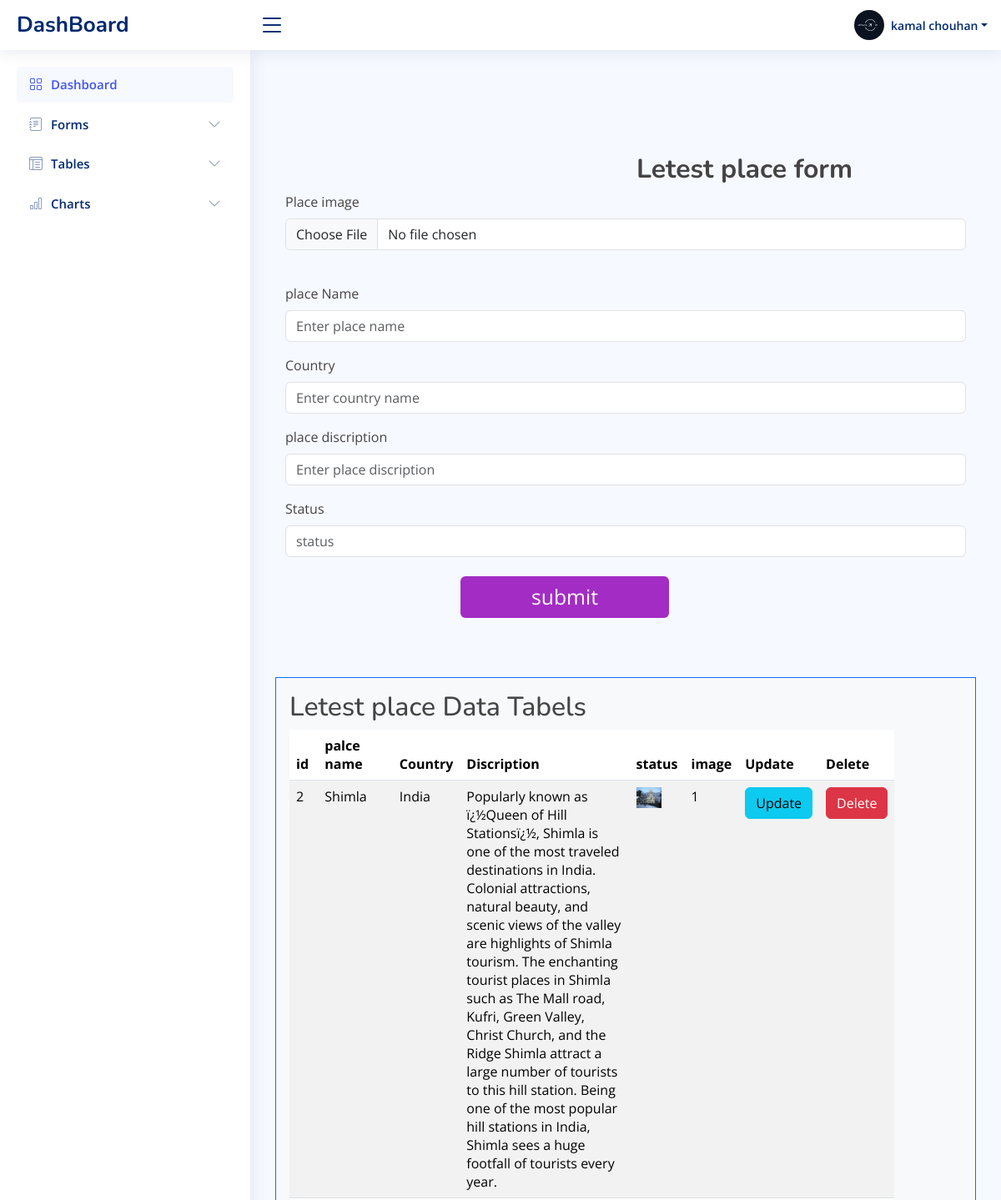
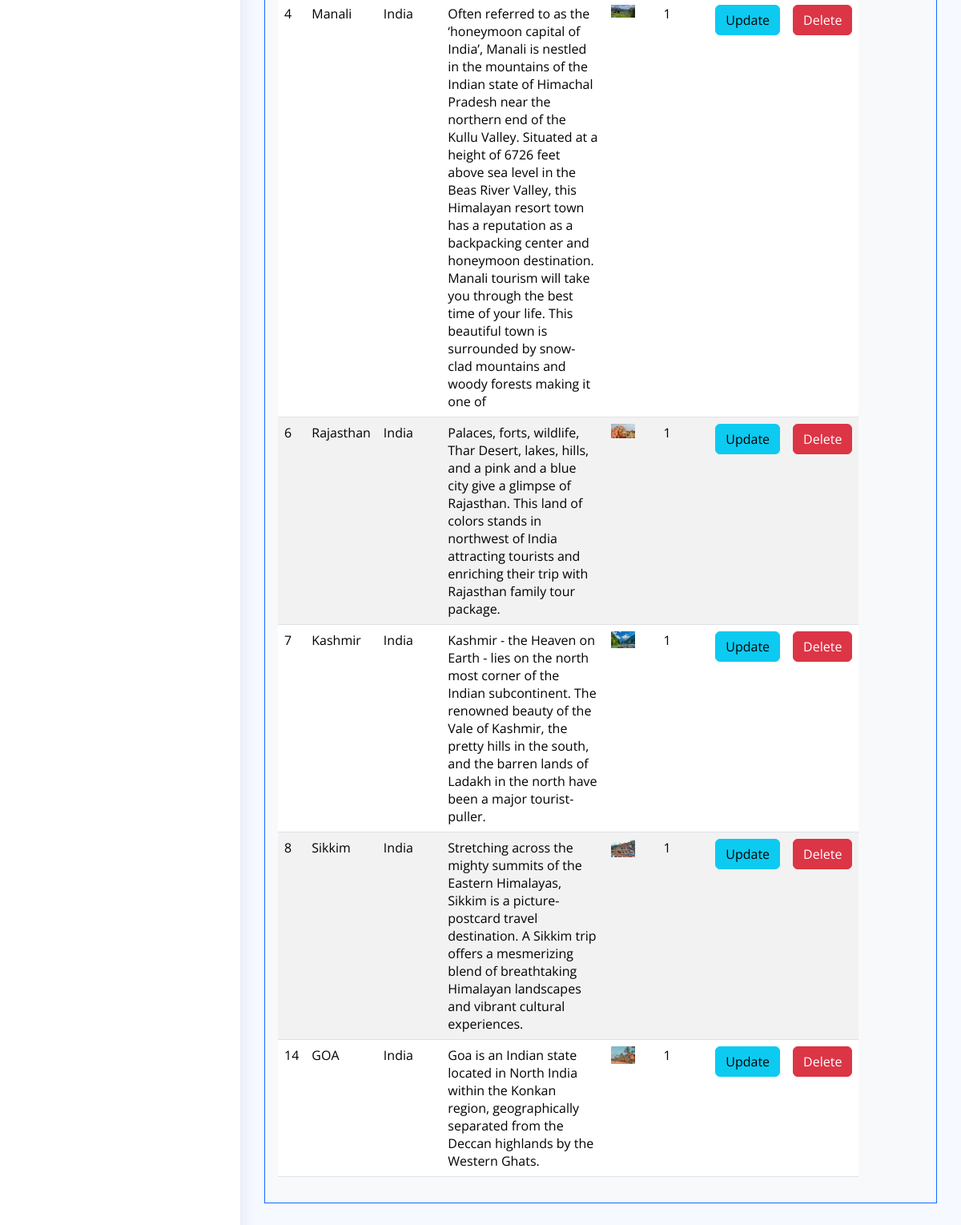
Screenshot of /admin/plan.php (signed in) with the database file from the repository (2 pictures, top to bottom).
### tables this page shows
CREATE TABLE `places` (
  `place_id` int(11) NOT NULL,
  `place_name` varchar(250) NOT NULL,
  `place_discription` varchar(500) NOT NULL,
  `status` int(11) NOT NULL,
  `price` varchar(500) NOT NULL,
  `place_img` varchar(500) NOT NULL,
  `place_country` varchar(100) NOT NULL
);

### admin/plan.php (the view, shortened to what this page needs)
<?php
include_once "header.php";
include "conn.php";
  ?>
  <?php
$sql = "select * from `places`";
$result=mysqli_query($con,$sql);
?>
<!DOCTYPE html>
<html>
<head>
</head>
<body >
  <main  >
<form  method="post" class="frm" style="margin-top:80px;" enctype="multipart/form-data">
<h2 style="margin-left:433px; margin-top:12px;"><b> Letest place form</b></h2>
  <div class="container"><table   colspan="12" cellpadding="7" align="center">
  <tr>
  <div class="mb-3">
  <label for="formFile" class="form-label">Place image</label>
  <input class="form-control" name="img"  accept="image/*" type="file" id="formFile">
</div>
    </tr><br>
    <tr>
    <div class="mb-3">
    <label for="formFile" class="form-label">place Name</label>
    <input type="text" placeholder="Enter place name" class="form-control" name="name" required> </td>
    </div>
    </tr>
    <tr>
    <div class="mb-3">
    <label for="formFile" class="form-label">Country</label>
    <input type="text" placeholder="Enter country name" class="form-control" name="country" required> </td>
    </div>
    </tr>
    <tr>
    <div class="mb-3">
    <label for="formFile" class="form-label">place discription</label>
    <input type="text" class="form-control" placeholder="Enter place discription" name="dis" required></td>
    </div>
    </tr>
        <tr>
        <div class="mb-3">
        <label for="formFile" class="form-label">Status</label>
        <input type="boolen" class="form-control" placeholder="status" name="status" required></td>
        </div>
        </tr>
  <tr><td>
  <div class="mb-3">
    <input class="btn btn-primary"  style="width:240%; border:none; font-size:155%; background-color:#A32CC4; margin-left:-140%; " class="form-control" type="submit" value="submit" name="submit"></td>
    </div>
</form>
<form class="frm1 mer" style="margin-bottom:80px;">
<div class="container p-3 my-5 bg-light border border-primary" >
<h2>Letest place Data Tabels</h2>
        <table id="example" class="table table-striped nowrap frm" style="width:90% " >
            <thead>
                <tr>
                    <th>id</th>
                    <th>palce name</th>
                    <th>Country </th>
                    <th style="width:40%;">Discription</th>
                    <th>status </th>
                    <th>image</th>
                    <th>Update</th>
                    <th>Delete</th>
                </tr>
            </thead>
            <tbody>
            <?php
if ($result->num_rows > 0) {
    while ($row = $result->fetch_assoc()) {
?>
        <tr>
        <td><?php echo $row['place_id']; ?></td>
        <td><?php echo $row['place_name']; ?></td>
        <td><?php echo $row['place_country']; ?></td>
        <td><?php echo $row['place_discription']; ?></td>
        <td><img src="<?php echo "upload/".$row['place_img']; ?>" width="60%"></td>
        <td><?php echo $row['status']; ?></td>
        <td><a href="update_plan.php?place_id=<?php echo $row['place_id'];?>" class="btn btn-info">Update</a></td>
       <td>
        <a href="delete_plan.php?place_id=<?php echo $row['place_id'];?>" class="btn btn-danger">Delete</a>
      </td>
         </tr>
<?php       }
}
?>
            </tbody>
        </table>
    </div>
    </form>
</body>
</html>

### admin/assets/css/style.css (style rules this page uses)
:root { scroll-behavior: smooth; }
body { font-family: "Open Sans", sans-serif; background: #f6f9ff; color: #444444; }
a { color: #4154f1; text-decoration: none; }
h1, h2, h3, h4, h5, h6 { font-family: "Nunito", sans-serif; }

### rows the page displays
places: place_id "2", place_name "Shimla", place_country "India", place_discription "Popularly known as ï¿½Queen of Hill Stationsï¿½, Shimla is one of the most traveled destinations in India. Colonial attractions, natural beauty, and scenic views of the valley are highlights of Shimla tourism. The enchanting tourist places in Shimla such as The Mall road, Kufri, Green Valley, Christ Church, and the Ridge Shimla attract a large number of tourists to this hill station. Being one of the most popular hill stations in India, Shimla sees a huge footfall of tourists every year.", place_img (picture), status "1"
places: place_id "4", place_name "Manali", place_country "India", place_discription "Often referred to as the ‘honeymoon capital of India’, Manali is nestled in the mountains of the Indian state of Himachal Pradesh near the northern end of the Kullu Valley. Situated at a height of 6726 feet above sea level in the Beas River Valley, this Himalayan resort town has a reputation as a backpacking center and honeymoon destination. Manali tourism will take you through the best time of your life. This beautiful town is surrounded by snow-clad mountains and woody forests making it one of", place_img (picture), status "1"
places: place_id "6", place_name "Rajasthan", place_country "India", place_discription "Palaces, forts, wildlife, Thar Desert, lakes, hills, and a pink and a blue city give a glimpse of Rajasthan. This land of colors stands in northwest of India attracting tourists and enriching their trip with Rajasthan family tour package.", place_img (picture), status "1"
places: place_id "7", place_name "Kashmir", place_country "India", place_discription "Kashmir - the Heaven on Earth - lies on the north most corner of the Indian subcontinent. The renowned beauty of the Vale of Kashmir, the pretty hills in the south, and the barren lands of Ladakh in the north have been a major tourist-puller.", place_img (picture), status "1"
places: place_id "8", place_name "Sikkim", place_country "India", place_discription "Stretching across the mighty summits of the Eastern Himalayas, Sikkim is a picture-postcard travel destination. A Sikkim trip offers a mesmerizing blend of breathtaking Himalayan landscapes and vibrant cultural experiences.", place_img (picture), status "1"
places: place_id "14", place_name "GOA", place_country "India", place_discription "Goa is an Indian state located in North India within the Konkan region, geographically separated from the Deccan highlands by the Western Ghats.", place_img (picture), status "1"

### other values shown
$_SESSION['name'] "kamal chouhan"
